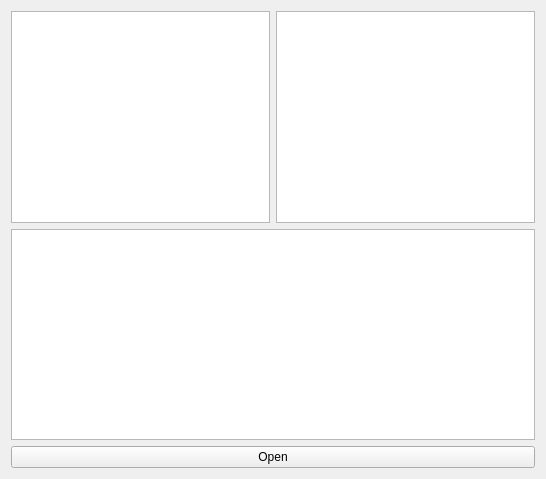
<?xml version="1.0" encoding="UTF-8"?>
<ui version="4.0">
 <class>file</class>
 <widget class="QWidget" name="file">
  <property name="geometry">
   <rect>
    <x>0</x>
    <y>0</y>
    <width>546</width>
    <height>479</height>
   </rect>
  </property>
  <property name="windowTitle">
   <string>file</string>
  </property>
  <layout class="QGridLayout" name="gridLayout">
   <item row="0" column="0">
    <layout class="QVBoxLayout" name="verticalLayout">
     <item>
      <layout class="QHBoxLayout" name="horizontalLayout">
       <item>
        <widget class="QTextEdit" name="textEdit"/>
       </item>
       <item>
        <widget class="QTextEdit" name="textEdit_2"/>
       </item>
      </layout>
     </item>
     <item>
      <widget class="QTableView" name="tableView"/>
     </item>
    </layout>
   </item>
   <item row="1" column="0">
    <widget class="QPushButton" name="pushButton">
     <property name="text">
      <string>Open</string>
     </property>
    </widget>
   </item>
  </layout>
 </widget>
 <layoutdefault spacing="6" margin="11"/>
 <resources/>
 <connections/>
</ui>
